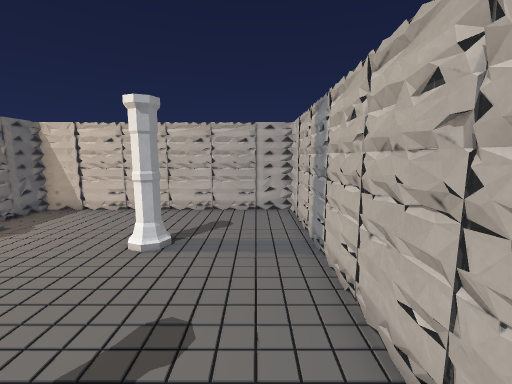
view 1 (above)

17 first-person views from a walk through a level from a Godot 3-D game. The camera is 1.5 m above the floor, tilts 8° down and sees 90° across. The floor is counted in squares, 0.6 m on a side. Each view is taken from the middle of a square. On the plan, view 1 faces up. The plan holds only what a view shows up to about 18 squares ahead; the rest is blank. The place goes on beyond the plan. Characters and animated objects are left out.

view 2
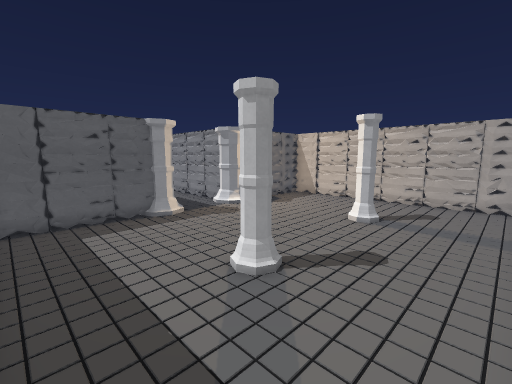

view 3
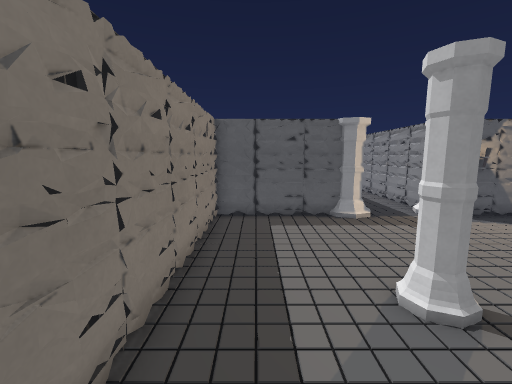

view 4
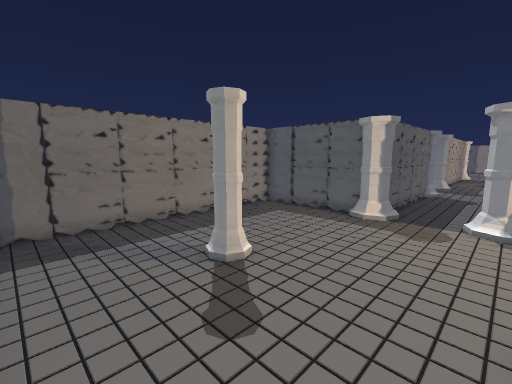

view 5
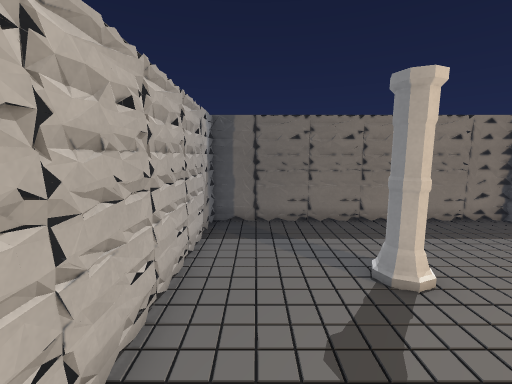

view 6
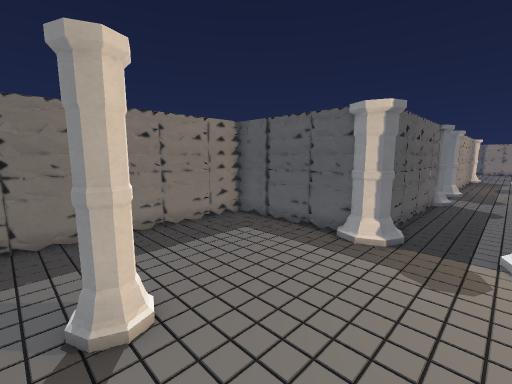

view 7
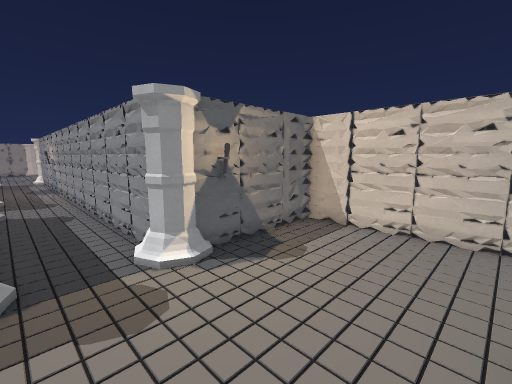

view 8
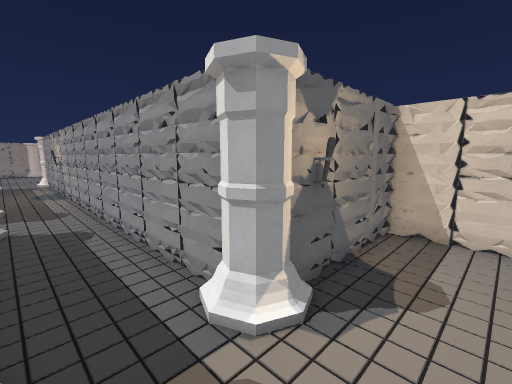

view 9
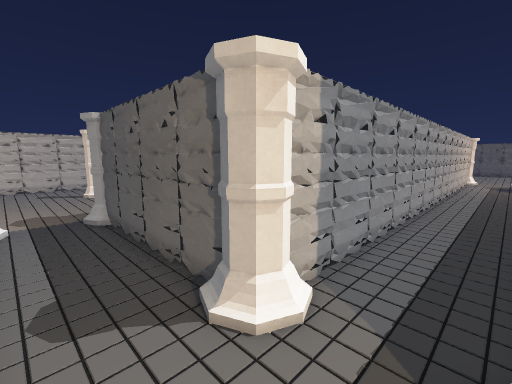

view 10
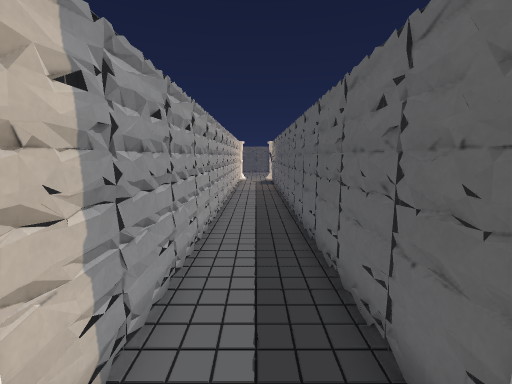

view 11
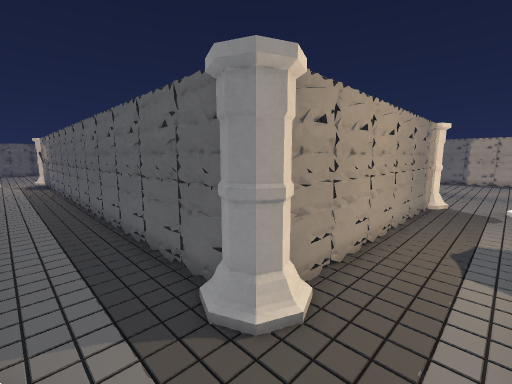

view 12
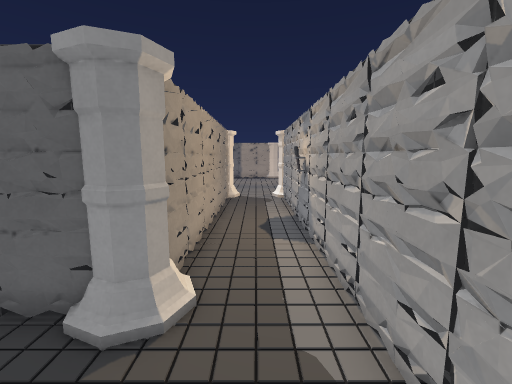

view 13
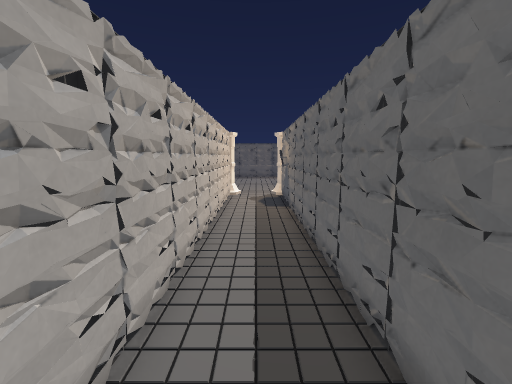

view 14
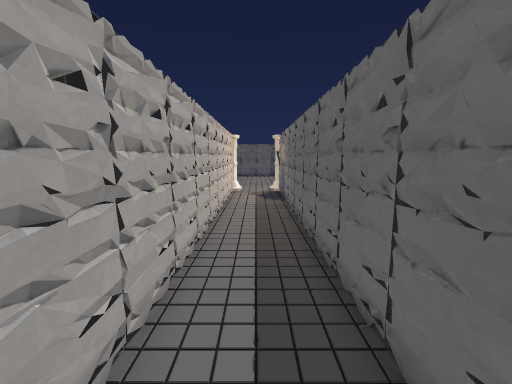

view 15
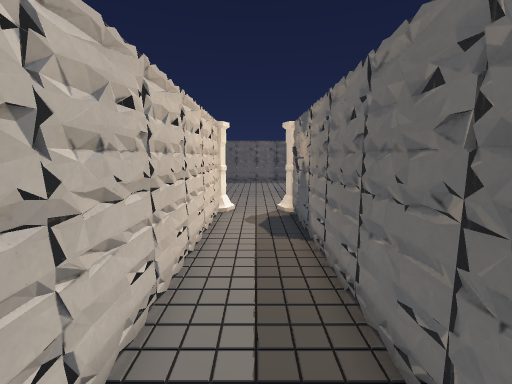

view 16
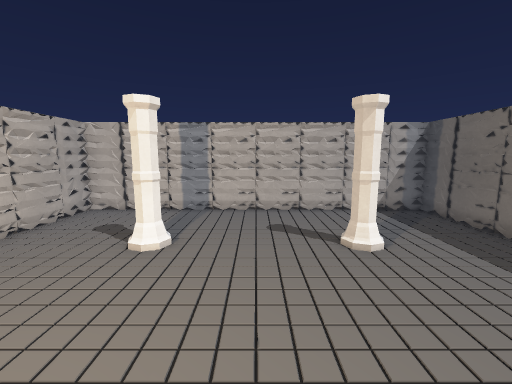

view 17
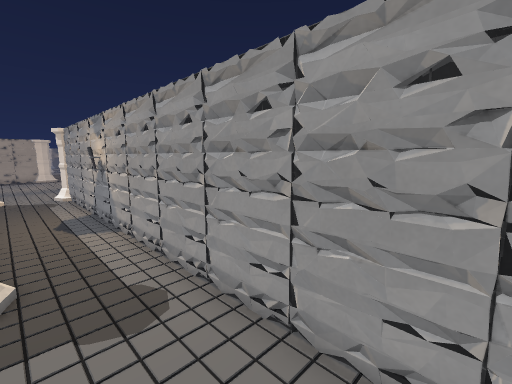

### Floor plan
Key: @ floor where view 1 was taken; # wall or solid block; . floor; P pillar; T torch.
Columns run from 32 left of view 1 to 2 right of it. Each row starts with its distance up from view 1.
 12                       #############
 11                       #...........#
 10                       #...........#
  9                       #...........#
  8                       #...........#
  7                       T......P....#
  6 ######################PP..........#
  5 ......................P...........#
  4 ..................................#
  3 ..........P...P.......P...........#
  2 ##########PP.PP#######PP..........#
  1           #...#       #......P....#
  0           #...#       #.........@.#
 -1           #...#       #...........#
 -2           #...#       #...........#
 -3           #...#       #...........#
 -4           #...#       #############
 -5           #...#
 -6           #...#
 -7           #...#
 -8           #...#
 -9           #...#
-10           #...#
-11           #...#
-12           #...#
-13           #...#
-14           #...#
-15           #...#
-16           #...#
-17           #...#
-18           #...#
-19           #...#
-20           #...#
-21           #...#

Positions as (right, up) in squares from view 1, and headings:
1: (0, 0), facing up
2: (1, -3), facing up-left
3: (1, -2), facing left
4: (1, 6), facing down-left
5: (0, 6), facing down
6: (-2, 5), facing down-left
7: (-4, 3), facing up-left
8: (-7, 3), facing up-left
9: (-21, 5), facing down-right
10: (-20, 3), facing down
11: (-19, 5), facing down-left
12: (-18, 4), facing left
13: (-20, -7), facing down
14: (-20, -5), facing down
15: (-20, -12), facing down
16: (-10, 4), facing right
17: (-16, 3), facing up-left
